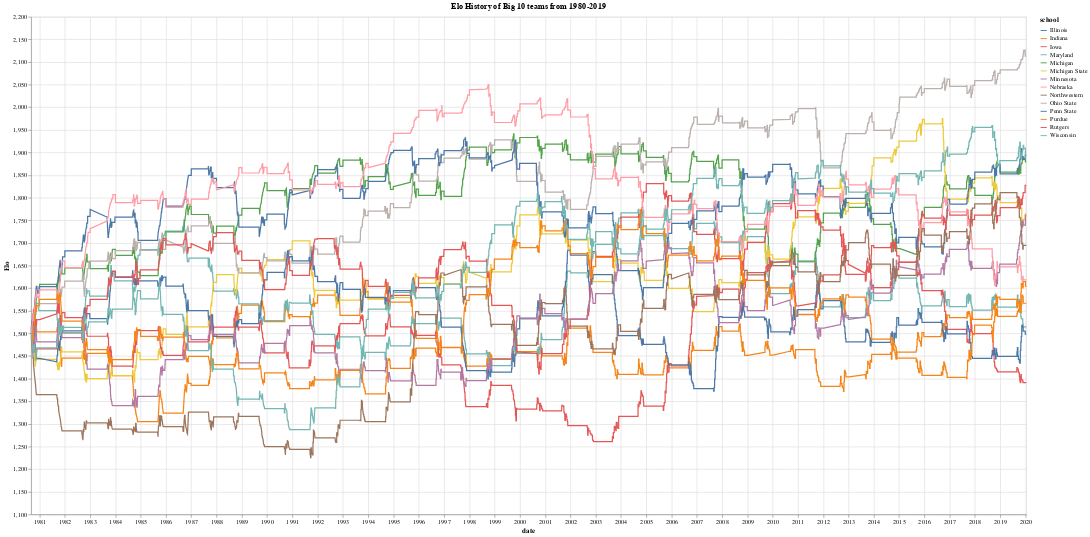

Notebook cell for this chart:
### Code cell
#construct a graph of all schools in B10 from 1980-2019
alt.Chart(b10_data).mark_line().encode(
    x = 'date:T',
    y = alt.Y('Elo', scale=alt.Scale(domain = [1100, 2200])),
    color = 'school:N'
).properties(
    width = 1600,
    height = 800,
    title = 'Elo History of Big 10 teams from 1980-2019' 
)

### Figure 1 — Vega-Lite specification as saved in the notebook (floating-point values rounded to 4 significant figures; data arrays with more than 128 entries replaced by an {"elided": "..."} marker saying what was removed)
{"config": {"view": {"continuousWidth": 400, "continuousHeight": 300}}, "data": {"name": "data-6159fd1c3637a4d478a4d111e29f0ea1"}, "mark": "line", "encoding": {"color": {"type": "nominal", "field": "school"}, "x": {"type": "temporal", "field": "date"}, "y": {"type": "quantitative", "field": "Elo", "scale": {"domain": [1100, 2200]}}}, "height": 800, "title": "Elo History of Big 10 teams from 1980-2019", "width": 1600, "$schema": "https://vega.github.io/schema/vega-lite/v4.8.1.json", "datasets": {"data-6159fd1c3637a4d478a4d111e29f0ea1": {"elided": "29064 records"}}}
